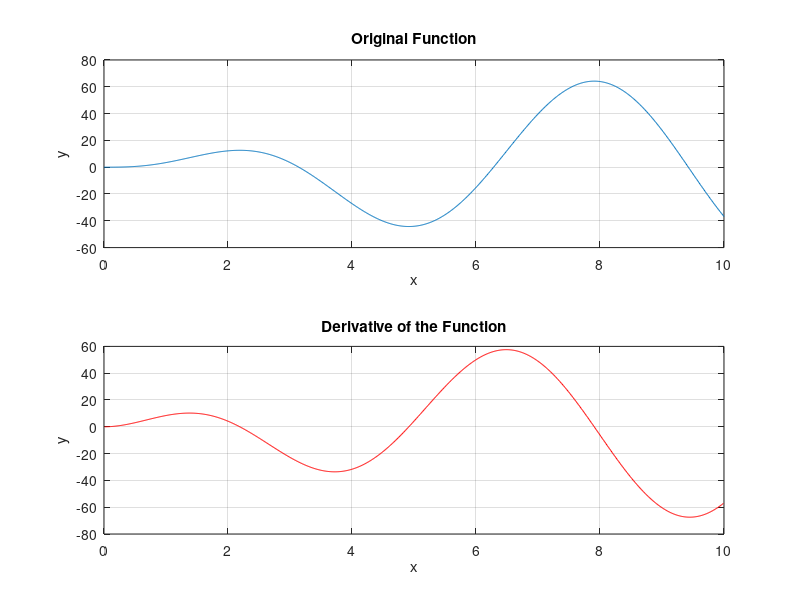

Recreate this plot in MATLAB.
% Derivative of a Function
% Set up an x-array from 0 to 10 with an increment of 0.01
x = 0:0.01:10;
y = 5*x.^2.*exp(-0.2*x).*sin(x);
% Find the central difference estimate of the derivative
n = length(x);
der = (y(3:n)-y(1:n-2))./(x(3:n)-x(1:n-2));
% Plot the original function
subplot(2,1,1)
plot(x,y)
grid on
xlabel("x")
ylabel("y")
title('Original Function')
subplot(2,1,2)
plot(x(2:n-1),der,Color='r')
grid on
title('Derivative of the Function')
xlabel("x")
ylabel("y")
